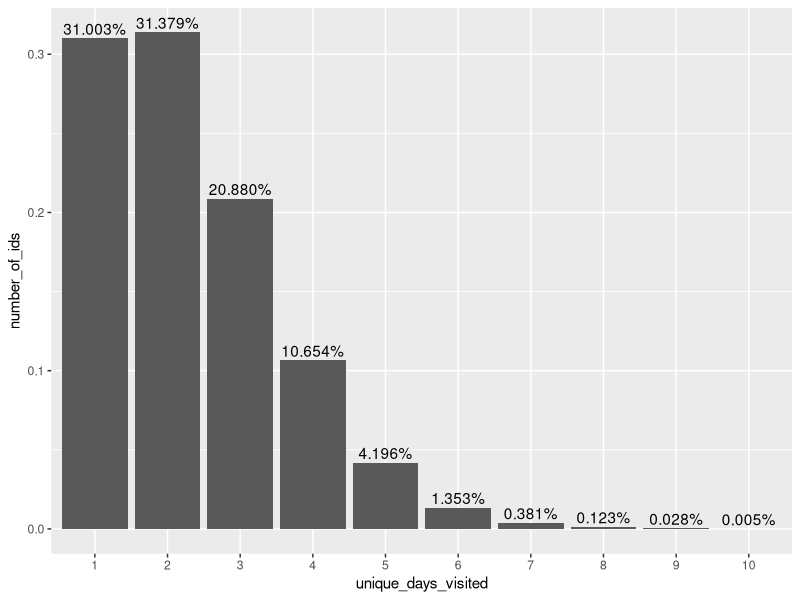
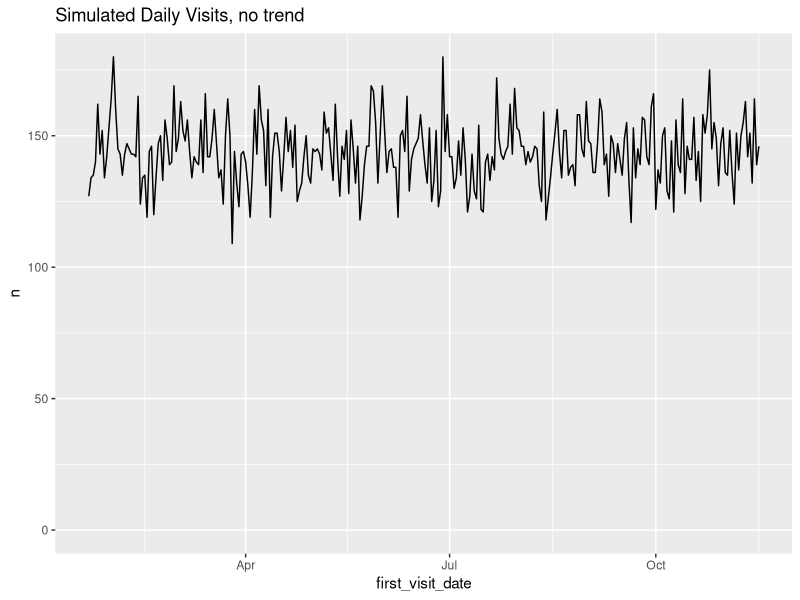
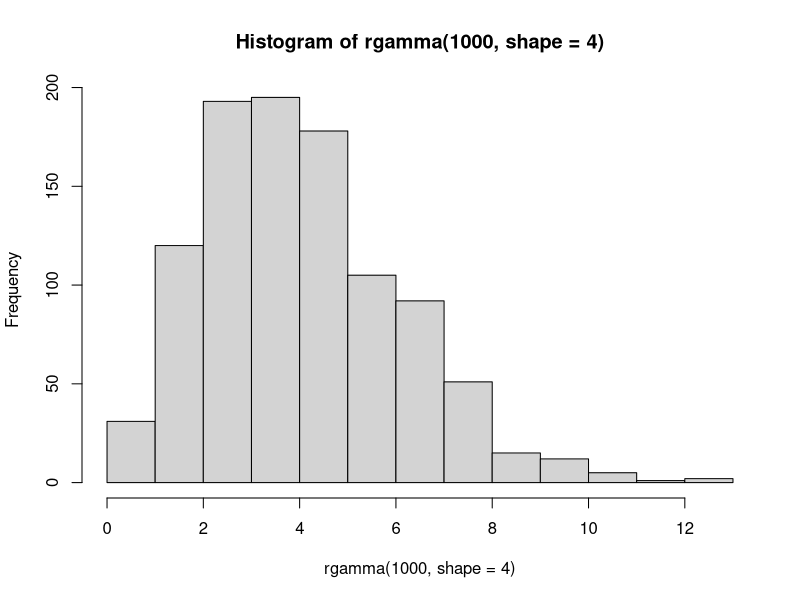
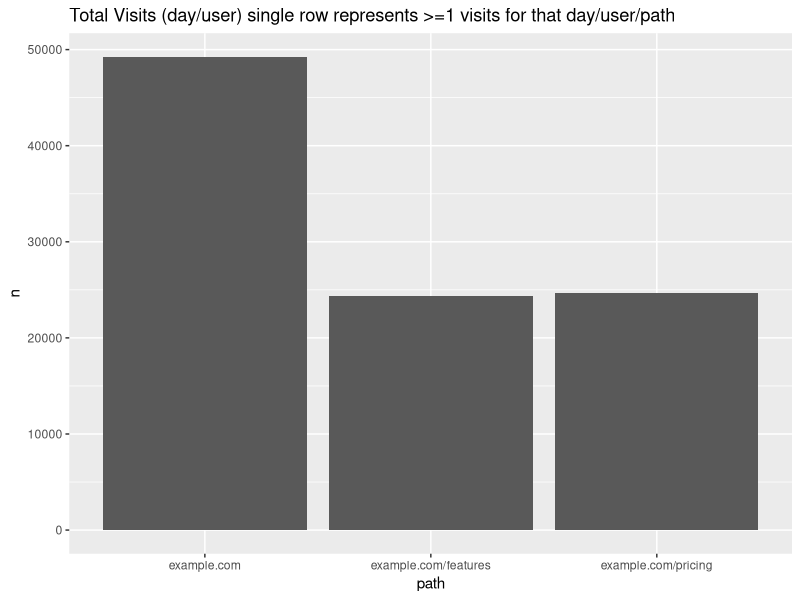
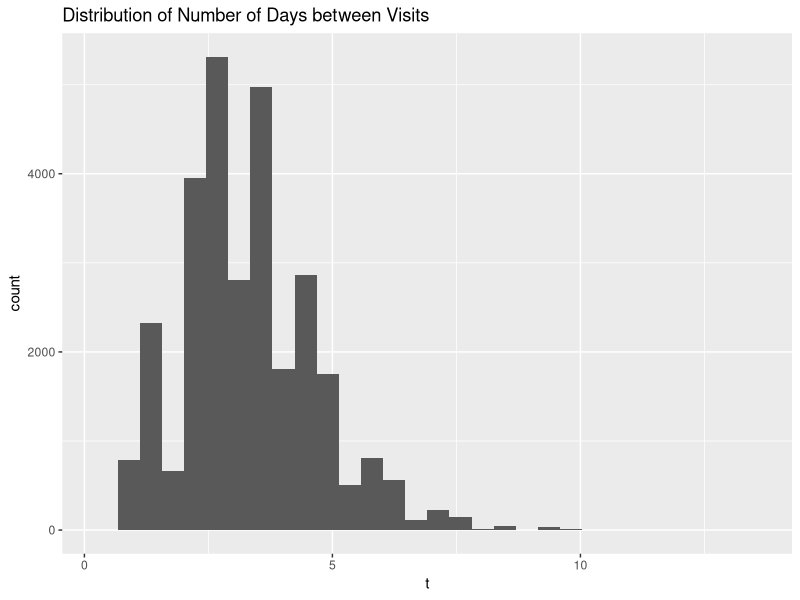
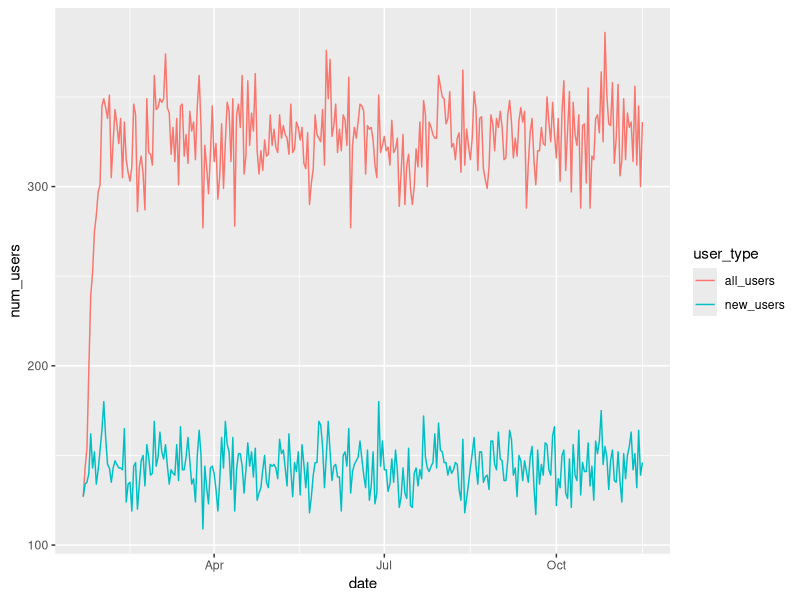
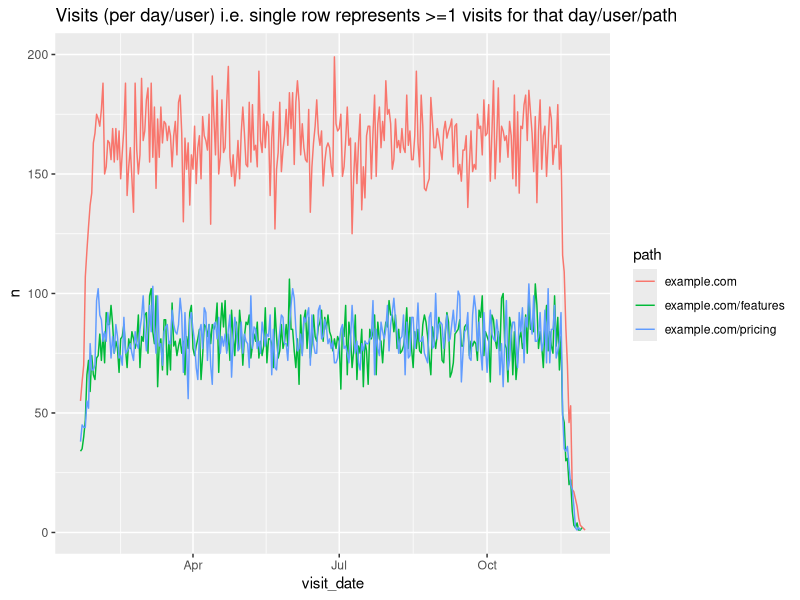
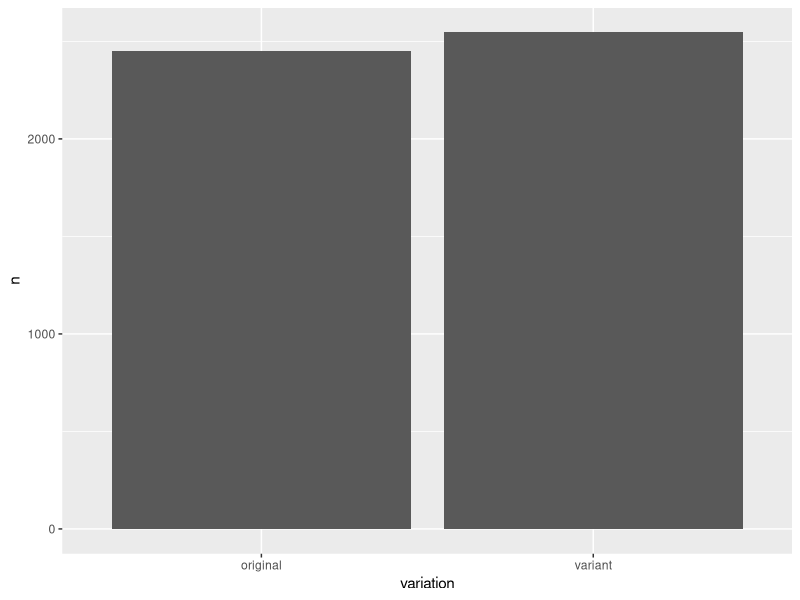

Write R code to recreate these figures, in order. (Note: this script raises an error after producing the figures.)
## ---- chunk 1
knitr::opts_chunk$set(echo = FALSE)
library(tidyverse)
library(scales)
library(lubridate)
## ---- chunk 2
# unique daily visits e.g. 1 record means that the person may have visited the site 1+ times for that day (the number of times does not matter)
# what is the distribution of returning visitors? i.e. how many unique days will most people visit the website?

# 20K visits users per month, over 10 months
total_visits_per_unique_data <- 100000
#return_visit
#user_traffic
#set.seed(42)
ids <- floor(runif(total_visits_per_unique_data, min=1, max=total_visits_per_unique_data * 0.50))
num_unique_ids <- length(unique(ids))

visits <- data.frame(user_id=ids) %>%
    arrange(user_id)

visits %>%
    count(user_id) %>%
    count(n) %>%
    mutate(n=factor(n),
           nn=nn / num_unique_ids) %>%
    rename(unique_days_visited=n,
           number_of_ids=nn) %>%
    ggplot(aes(x=unique_days_visited, y=number_of_ids)) +
        geom_col() +
        geom_text(aes(label=percent(number_of_ids)), vjust=-0.3)
## ---- chunk 3
# simulate dates over last e.g 10 months
# we need to duplicate ids/days to simulate people visiting multiple paths per day; we'll use this information for our priors
number_of_months <- 10

# unique visitors per month
num_unique_ids / number_of_months

#set.seed(42)
first_time_visit_index <- floor(runif(num_unique_ids, min=0, max=300))

# create dataframe with the user-id and the offset that we will use from the current date
# we'll use the current date so we can simulate the latest experiment is currently running 
first_time_users <- data.frame(user_id=unique(ids), visit_offset=first_time_visit_index) %>% 
    arrange(user_id)

first_time_users <- first_time_users %>%
    mutate(first_visit_date=today() - visit_offset) %>%
    select(-visit_offset)

first_time_users %>%
    count(first_visit_date) %>%
    ggplot(aes(x=first_visit_date, y=n)) +
        geom_line() +
        expand_limits(y=0) +
        labs(title='Simulated Daily Visits, no trend')

visits <- inner_join(visits, first_time_users, by = 'user_id')

stopifnot(nrow(visits) == length(ids))
stopifnot(all((visits %>%
    group_by(user_id) %>%
    summarise(num_unique_date=length(unique(first_visit_date))))$num_unique_date == 1))

# now simulate adding number of days between subsequent visits
hist(rgamma(1000, shape=4))


visits <- visits %>%
    group_by(user_id) %>%
    mutate(visit_index = row_number()) %>%
    ungroup()

generate_new_date <- function(visit_index, original_date, user_id) {

    if(visit_index == 1) {
        return (original_date)
    }
    
    #set.seed(user_id)
    offset <- floor(rgamma(1, shape=visit_index + 3))
    return (original_date + max(offset, 1))
}

#generate_new_date(visits$visit_index[1], visits$first_visit_date[1], visits$user_id[1])
generated_visits <- pmap(list(visits$visit_index,
                              visits$first_visit_date,
                              visits$user_id),
                         function(x, y, z) generate_new_date(x, y, z))

# pmap is losing the "date" and is returning a number, so we have to convert back; not sure this is the best way
generated_visits <- unlist(generated_visits)
visits$visit_date <- as.Date(generated_visits, origin = Sys.Date() - as.numeric(Sys.Date()))

visits <- visits %>%
    select(user_id, visit_date) %>%
    arrange(user_id, visit_date)

stopifnot(nrow(visits) == length(ids))

# some of the dates generated will be the same. BUT, that could represent multiple different pages in the same day
# so let's add path before we remove duplicates
## ---- chunk 4
# duplicate home-page (example.com) to simulate many more home page visits than other pages
paths <- c('example.com', 'example.com', 'example.com/pricing', 'example.com/features')
#set.seed(42)
path_index <- ceiling(runif(nrow(visits), min=0, max=4))
visits$path <- map_chr(path_index, ~ paths[.])

# some of the dates generated will be the same. BUT, that could represent multiple different pages in the same day
# so let's add path before we remove duplicates
visits <- distinct(visits)
nrow(visits)

visits %>%
    count(path) %>%
    ggplot(aes(x=path, y=n)) +
    geom_col() +
    labs(title='Total Visits (day/user) single row represents >=1 visits for that day/user/path')

visits %>%
    group_by(user_id) %>%
    summarise(t=sd(as.numeric(visit_date))) %>%
    ggplot(aes(x=t)) +
        geom_histogram() +
        labs(title='Distribution of Number of Days between Visits')

temp <- inner_join(
    visits %>% 
        group_by(user_id) %>%
        summarise(first_visit_date=min(visit_date)) %>%
        count(first_visit_date) %>%
        rename(date=first_visit_date,
               new_users=n),
    visits %>%
        group_by(visit_date) %>%
        summarise(all_users=n()) %>%
        rename(date=visit_date),
    by='date')

temp %>% 
    gather(user_type, num_users, -date) %>%
    ggplot(aes(x=date, y=num_users, color=user_type)) +
        geom_line()

# visits %>%
#     group_by(user_id) %>%
#     filter(length(visit_date) != length(unique(visit_date))) %>%  # which users have a different number of unique dates fromf total dates
#     ungroup()

visits %>%
    count(visit_date, path) %>%
    ggplot(aes(x=visit_date, y=n, color=path)) +
    geom_line() +
    labs(title='Visits (per day/user) i.e. single row represents >=1 visits for that day/user/path')

prior_data <- visits
## ---- chunk 5
# experiment names
experiment_names <- c("Experiment 1", "Experiment 2", "Experiment Sim Currently Running")
# names of the metrics/conversions to track
metrics_names <- c('Sign Up', 'Use Feature 1', 'Talk to Sales', 'Pay/Subscribe')
# allowed number of days between seeing the experiment and giving credit for a conversion
# e.g. signup should happen quick, but we may want to give people more time to subscribe/pay for the service,
# since people want to try out the features before they decide to pay (e.g. if the service offers a trial or freemium)
attribution_windows_days <- c(2, 3, 5, 7)
historical_conversion_rates <- c(0.3, 0.2, 0.1, 0.08)
# conversion_rates contain the conversion rates of each metric for the A & B groups


experiments_metrics <- data.frame(metric_id=metrics_names, attribution_windows=attribution_windows_days)
experiments_metrics <- expand.grid(experiment_id=experiment_names, metric_id=experiments_metrics$metric_id) %>%
    inner_join(experiments_metrics, by = 'metric_id') %>%
    arrange(experiment_id, attribution_windows)

experiments_metrics
## ---- chunk 6
# for each experiment, we want to simulate, from the current visits/traffic dataset, who saw the experiment, on which page, and which variation

get_random_variation <- function(variation_names, user_id) {
    #set.seed(user_id)
    return (variation_names[rbinom(1, 1, 0.5) + 1])
}
#get_random_variation(variation_names, user_id=1)

create_experiment_visits <- function(start_date, end_date, experiment_paths, experiment_id, variation_names) {
    experiment_visits <- visits %>%
        group_by(user_id) %>%
        mutate(visit_index=rank(visit_date, ties.method = "first")) %>%
        ungroup() %>%
        mutate(new_user = ifelse(visit_index == 1, TRUE, FALSE)) %>%
        filter(visit_date >= start_date & visit_date <= end_date & path %in% experiment_paths) %>%
        select(-visit_index)
    
    expected_num_users <- length(unique(experiment_visits$user_id))
    
    experiment_visits <- experiment_visits %>%
        group_by(user_id) %>%
        mutate(visit_index=rank(visit_date, ties.method = "first")) %>%
        ungroup() %>%
        filter(visit_index == 1) %>%
        select(-visit_index) %>%
        rename(first_joined_experiment=visit_date) %>%
        mutate(experiment_id=experiment_id)
    experiment_visits$variation <- map_chr(experiment_visits$user_id, ~ get_random_variation(variation_names, .))
    
    stopifnot(nrow(experiment_visits) == expected_num_users)
    # make sure no duplicated user_ids
    stopifnot(nrow(experiment_visits) == length(unique(experiment_visits$user_id)))
    
    print(experiment_visits %>%
        count(variation) %>%
        ggplot(aes(x=variation, y=n)) +
        geom_col())
    
    print(experiment_visits %>%
        count(first_joined_experiment) %>%
        ggplot(aes(x=first_joined_experiment, y=n)) +
        geom_line() +
        labs(title='Number of People Entering Experiment'))
    
    print(experiment_visits %>%
        count(first_joined_experiment, new_user) %>%
        ggplot(aes(x=first_joined_experiment, y=n, color=new_user)) +
        geom_line() +
        labs(title='Number of People Entering Experiment, shows affect of including new returning users in experiment'))
    
    print(experiment_visits %>%
        count(first_joined_experiment, variation) %>%
        ggplot(aes(x=first_joined_experiment, y=n, color=variation)) +
        geom_line())
    
    return (experiment_visits %>% select(-new_user))

}

#### Experiment 1

# let's start the experiment 2 months after our visits dataset, and run it for a month
start_date <- min(visits$visit_date) + 60
end_date <- start_date + 30 # 
# all paths
experiment_paths <- unique(paths)
# experiment 1
variation_names <- c("original", "variant")
experiment_id <- experiment_names[1]
experiment_visits_1 <- create_experiment_visits(start_date, end_date, experiment_paths, experiment_id, variation_names)
experiment_visits_1
## ---- chunk 7
#### Experiment 2
start_date <- min(visits$visit_date) + 75
end_date <- start_date + 30 # 
# all paths
experiment_paths <- paths[4] # just features page
# experiment 1
variation_names <- c("A", "B")
experiment_id <- experiment_names[2]
experiment_visits_2 <- create_experiment_visits(start_date, end_date, experiment_paths, experiment_id, variation_names)
experiment_visits_2
## ---- chunk 8
#### Experiment 2
start_date <- Sys.Date() - 5
end_date <- start_date + 30 # 
# all paths
experiment_paths <- paths[1] # just homepage
# experiment 1
variation_names <- c("A", "B")
experiment_id <- experiment_names[length(experiment_names)]
experiment_visits_currently_running <- create_experiment_visits(start_date, end_date, experiment_paths, experiment_id, variation_names)
experiment_visits_currently_running
## ---- chunk 9
experiments_all <- rbind(experiment_visits_1,
                         experiment_visits_2,
                         experiment_visits_currently_running) %>%
    select(user_id, experiment_id, variation, first_joined_experiment, path) %>%
    arrange(user_id, experiment_id)

# ensure dataset is unique by user-id/experiment-id
stopifnot(nrow(distinct(experiments_all %>% select(user_id, experiment_id))) == nrow(experiments_all))

experiments_all
## ---- chunk 10
# we want to adjust conversion rates for the people who were part of certain experiments
# such that the A/B groups have different conversion rates 
# some will have different CRs due to random noise, some will have differences in probability distributions
# i.e. true differences.


adjusted_conversion_rates <- inner_join(experiments_metrics,
                                        data.frame(metric_id=metrics_names, historical_conversion_rate=historical_conversion_rates),
                                        by = "metric_id") %>%
    select(-attribution_windows) %>%
    mutate(index=row_number())

# Experiment 1 has positive conversion rates, # we'll assum
adjusted_conversion_rates <- inner_join(adjusted_conversion_rates,
                                        expand.grid(index=adjusted_conversion_rates$index, variation=c('A', 'B')),
                                        by="index") %>%
    select(experiment_id, variation, metric_id, historical_conversion_rate)

adjusted_conversion_rates$adjusted_conversion_rate <- adjusted_conversion_rates$historical_conversion_rate

percent_change_adjustments <- c(
                    NA, # Experiment 1                        A   Sign Up
                    0.10, # Experiment 1                        B   Sign Up
                    NA, # Experiment 1                        A   Use Feature 1  
                    0.07, # Experiment 1                        B   Use Feature 1  
                    NA, # Experiment 1                        A   Talk to Sales  
                    NA, # Experiment 1                        B   Talk to Sales  
                    NA, # Experiment 1                        A   Pay/Subscribe  
                    0.05, # Experiment 1                        B   Pay/Subscribe  
                    NA, # Experiment 2                        A   Sign Up
                    -0.10, # Experiment 2                        B   Sign Up
                    NA, # Experiment 2                        A   Use Feature 1  
                    -0.07, # Experiment 2                        B   Use Feature 1  
                    NA, # Experiment 2                        A   Talk to Sales  
                    -0.05, # Experiment 2                        B   Talk to Sales  
                    NA, # Experiment 2                        A   Pay/Subscribe  
                    0.03, # Experiment 2                        B   Pay/Subscribe  
                    NA, # Experiment Sim Currently Running    A   Sign Up
                    0.10, # Experiment Sim Currently Running    B   Sign Up
                    NA, # Experiment Sim Currently Running    A   Use Feature 1  
                    0.07, # Experiment Sim Currently Running    B   Use Feature 1  
                    NA, # Experiment Sim Currently Running    A   Talk to Sales  
                    0.05, # Experiment Sim Currently Running    B   Talk to Sales  
                    NA, # Experiment Sim Currently Running    A   Pay/Subscribe  
                    0.05) # Experiment Sim Currently Running    B   Pay/Subscribe  
            

adjusted_conversion_rates <- adjusted_conversion_rates %>%
    mutate(adjusted_conversion_rate=ifelse(is.na(percent_change_adjustments),
                                           historical_conversion_rate,
                                           (percent_change_adjustments * historical_conversion_rate) + historical_conversion_rate))

# Experiment 1 has c("original", "variant") rather than A/B
temp_names <- c("original", "variant")
adjusted_conversion_rates <- adjusted_conversion_rates %>%
    mutate(variation = as.character(variation),
           variation = ifelse(experiment_id == experiment_names[1],
                              ifelse(variation == 'A', temp_names[1], temp_names[2]),
                              variation))
adjusted_conversion_rates
## ---- chunk 11
# now we want to determine the conversion rates for each person, based on experiment, metric_id, variation, so we can binom distribution based on the conversion rate
# if the person isn't part of an experiment, then we will use the historical conversion rate
names(historical_conversion_rates) <- metrics_names
# historical_conversion_rates[metrics_names[1]]

# create a dateframe that has a historical conversion rate for each user/metric combo
user_metric_crs <- expand.grid(user_id=unique(visits$user_id), metric_id=metrics_names) %>%
    arrange(user_id, metric_id) %>%
    mutate(historical_conversion_rate=historical_conversion_rates[metric_id])

# now add experiment/variation columns for users that were part of experiments
user_metric_crs <- full_join(user_metric_crs,
          experiments_all %>% select(user_id, experiment_id, variation), by='user_id')

# based on experiment/variation/metric, get the chosen conversion rate
user_metric_crs <- left_join(user_metric_crs %>% 
              mutate(metric_id = as.character(metric_id)),
          adjusted_conversion_rates %>%
              select(-historical_conversion_rate) %>%
              mutate(experiment_id = as.character(experiment_id),
                     metric_id = as.character(metric_id)),
          by=c('experiment_id', 'variation', 'metric_id')) %>%
    mutate(conversion_rate=ifelse(is.na(adjusted_conversion_rate), historical_conversion_rate, adjusted_conversion_rate)) %>%
    select(user_id, metric_id, conversion_rate)


# some people will have partipated in multiple experiments, so we'll take the average to get a dataset that is unique per user/metric
user_metric_crs <- user_metric_crs %>% 
    group_by(user_id, metric_id) %>%
    summarise(conversion_rate = mean(conversion_rate)) %>%
    ungroup()

stopifnot(length(unique(user_metric_crs$user_id)) == length(unique(visits$user_id)))

# now we will determine if each person convertes based on their conversion rate using the binomial distribution

#rbinom(1000, 1, 0.08)

simulate_conversion <- function(user_id, conversion_rate) {
    ##set.seed(user_id+10)
    return (rbinom(1, 1, conversion_rate))
}

# now we simulating them converting or not by using their assigned conversion rates as a probability in a binom distribution
user_metric_crs$converted <- as.logical(map2_dbl(user_metric_crs$user_id,
                    user_metric_crs$conversion_rate, 
                    ~ simulate_conversion(.x, .y)))

user_metric_crs %>%
    count(metric_id, converted) %>%
    mutate(n = n / length(unique(user_metric_crs$user_id))) %>%
    ggplot(aes(x=metric_id, y=n, group=converted, fill=converted)) +
    geom_col(position='dodge') +
    geom_text(aes(label=percent(n)))

conversion_data <- inner_join(user_metric_crs %>%
                                  filter(converted) %>%
                                  select(user_id, metric_id),
                              visits %>% 
                                  group_by(user_id) %>%
                                  summarise(first_visit=min(visit_date)),
                              by='user_id')


temp <- inner_join(
    inner_join(experiments_all, conversion_data, by='user_id') %>%
        mutate(converted=!is.na(first_joined_experiment)) %>%
        count(experiment_id, variation, metric_id),
    experiments_all %>% count(experiment_id, variation),
    by=c('experiment_id', 'variation'))
temp %>%
    mutate(cr=n.x/n.y) %>%
    arrange(experiment_id, metric_id, variation) %>%
    mutate(metric_id=factor(metric_id, levels=metrics_names)) %>%
    ggplot(aes(x=metric_id, y=cr, group=variation, fill=variation)) +
    geom_col(position='dodge') +
    facet_wrap(~ experiment_id) +
    geom_text(aes(label=round(cr, 3)),
              position = position_dodge(width = 1), 
              size=3) +
    theme(axis.text.x = element_text(angle = 30, hjust = 1))
## ---- chunk 12
generate_offset <- function(user_id, metric) {
 
    # NOTE setting the seed is messing up the distribution   
    ##  set.seed(user_id)
    rbinom(1, 30, attribution_windows_days[metric]/30)
}

names(attribution_windows_days) <- metrics_names
conversion_offsets <- map2_dbl(conversion_data$user_id, 
                               conversion_data$metric_id,
                               #~ rbinom(1, 30, attribution_windows_days[.y]/30))
                               ~ generate_offset(.x, .y))
conversion_data <- conversion_data %>%
    mutate(offset=conversion_offsets,
           conversion_date = first_visit + offset)

conversion_data %>%
    count(metric_id, offset) %>%
    mutate(offset=factor(offset)) %>%
    mutate(metric_id=fct_reorder(metric_id, n, .desc = TRUE)) %>%
    ggplot(aes(x=offset, y=n)) +
        geom_col() +
    facet_wrap( ~ metric_id, scales = 'free_y') +
    labs(title='Distribution of Days from First Visit to Event Conversion, for those that convert')

conversion_data %>%
    count(conversion_date, metric_id) %>%
    ggplot(aes(x=conversion_date, y=n)) +
        geom_line() +
    facet_wrap( ~ metric_id, scales = 'free_y') +
    labs(title='Daily Conversions')

conversion_data <- conversion_data %>%
    select(user_id, metric_id, conversion_date) %>%
    arrange(user_id, conversion_date)

conversion_data
## ---- chunk 13
write.csv(experiments_metrics, file='../shiny-app/simulated_data/attribution_windows.csv', row.names = FALSE)
write.csv(prior_data, file='../shiny-app/simulated_data/website_traffic.csv', row.names = FALSE)
write.csv(experiments_all, file='../shiny-app/simulated_data/experiment_traffic.csv', row.names = FALSE)
write.csv(conversion_data, file='../shiny-app/simulated_data/conversion_rate_data.csv', row.names = FALSE)
## ---- chunk 14
# goal is to create a dataset containing conversion rates for an experiment
# user_id | variation | first_saw_experiment | metric | attribution window | conversion_date | -> converted

experiments_metrics <- experiments_metrics %>%
    mutate_if(is.factor, as.character) 

experiment_name <- 'Experiment 1'

#experiments_all %>% count(experiment_id, variation)
#temp <- experiments_all %>% filter(experiment_id == experiment_names[1], variation == 'original') 
#any(temp$user_id %in% conversion_data$user_id)

# dataset only contains users that converted
user_conversion_rates <-  experiments_all %>% 
    filter(experiment_id == experiment_name) %>%
    #select(user_id, variation, first_joined_experiment, path) %>%
    inner_join(conversion_data, by='user_id') %>%
    #left_join()
    arrange(user_id) %>%
    left_join(experiments_metrics, by=c('experiment_id', 'metric_id')) %>%
    mutate(days_from_experiment_to_conversion = as.numeric(difftime(conversion_date,  # negative days means the conversion happened before the experiment started
                                                                    first_joined_experiment,
                                                                    units = 'days')),
           converted_within_window = days_from_experiment_to_conversion >= 0 & days_from_experiment_to_conversion <= attribution_windows)

stopifnot(!any(is.na(user_conversion_rates)))


temp_conversions_ignore_window <- user_conversion_rates %>% count(variation, metric_id)


# this dataset contains all the conversions, but some will not have converted within the time window; we still want to keep them for now to analyze how many converted before/during/after the experiment/window
user_conversion_rates <- user_conversion_rates %>%
    select(-experiment_id, -first_joined_experiment, -conversion_date, -attribution_windows)

experiment_summary <- user_conversion_rates %>%
    filter(converted_within_window) %>%
    count(variation, metric_id) %>%
    rename(converted=n)

total_users <- experiments_all %>%
    filter(experiment_id == experiment_name) %>%
    group_by(variation) %>%
    summarise(num_users=n(),
              num_distinct_users=n_distinct(user_id),
              same=num_users == num_distinct_users)
stopifnot(all(total_users$same))

experiment_summary <- inner_join(total_users, experiment_summary, by='variation') %>%
    select(variation, metric_id, converted, num_users) %>%
    mutate(conversion_rate=converted / num_users)

experiment_summary <- experiment_summary %>%
    gather(variable, value, -(variation:metric_id)) %>%
    unite(temp, variation, variable) %>%
    spread(temp, value) %>%
    arrange(desc(original_conversion_rate))

experiment_summary$p_value <- pmap_dbl(list(experiment_summary$original_converted, experiment_summary$variant_converted, experiment_summary$original_num_users, experiment_summary$variant_num_users),
         function(a, b, x, y) round(prop.test(x=c(a, b), n=c(x, y))$p.value, 3))

experiment_summary <- experiment_summary %>%
    mutate(percent_change = (variant_conversion_rate - original_conversion_rate) / original_conversion_rate) %>%
    select(metric_id, percent_change, p_value, everything())

experiment_summary

experiment_summary %>%
    select(metric_id, original_conversion_rate, variant_conversion_rate) %>%
    gather(type, cr, -metric_id) %>%
    mutate(metric_id = factor(metric_id, levels=metrics_names)) %>%
    ggplot(aes(x=metric_id, y=cr, group=type, fill=type)) +
        geom_col(position='dodge') +
        geom_text(aes(label=round(cr, 3)),
                  position = position_dodge(width = 1), 
                  size=3) +
        theme(axis.text.x = element_text(angle = 30, hjust = 1)) +
        labs(title='Conversion rates (accounts for time windows)')


inner_join(temp_conversions_ignore_window,
    total_users, by='variation') %>%
    mutate(cr=n/num_users) %>%
    mutate(metric_id = factor(metric_id, levels=metrics_names)) %>%
    ggplot(aes(x=metric_id, y=cr, group=variation, fill=variation)) +
        geom_col(position='dodge') +
        geom_text(aes(label=round(cr, 3)),
                  position = position_dodge(width = 1), 
                  size=3) +
        theme(axis.text.x = element_text(angle = 30, hjust = 1)) +
        labs(title='Conversion rates (ignores the time windows)')


experiment_summary
## ---- chunk 15

prior_data


experiment_paths <- unique((experiments_all %>% filter(experiment_id == experiment_name))$path)

prior_history


prior_distributions


